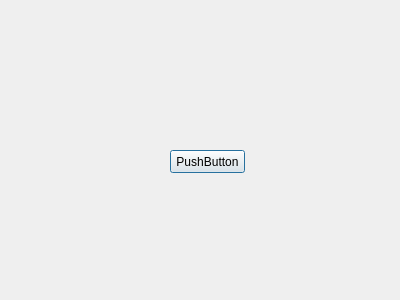
<?xml version="1.0" encoding="UTF-8"?>
<ui version="4.0">
 <class>Login</class>
 <widget class="QDialog" name="Login">
  <property name="geometry">
   <rect>
    <x>0</x>
    <y>0</y>
    <width>400</width>
    <height>300</height>
   </rect>
  </property>
  <property name="windowTitle">
   <string>Dialog</string>
  </property>
  <widget class="QPushButton" name="pushButton">
   <property name="geometry">
    <rect>
     <x>170</x>
     <y>150</y>
     <width>75</width>
     <height>23</height>
    </rect>
   </property>
   <property name="text">
    <string>PushButton</string>
   </property>
  </widget>
 </widget>
 <resources/>
 <connections/>
</ui>
